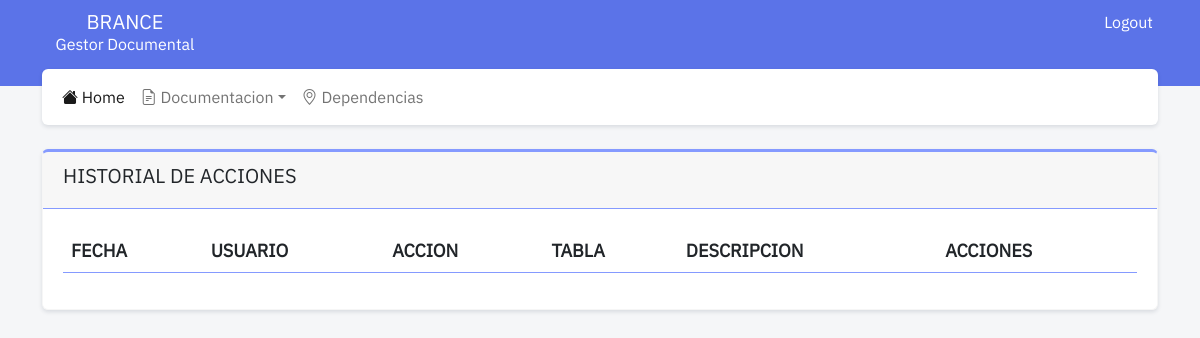
The app's page /historial/administracion (signed in), older data.
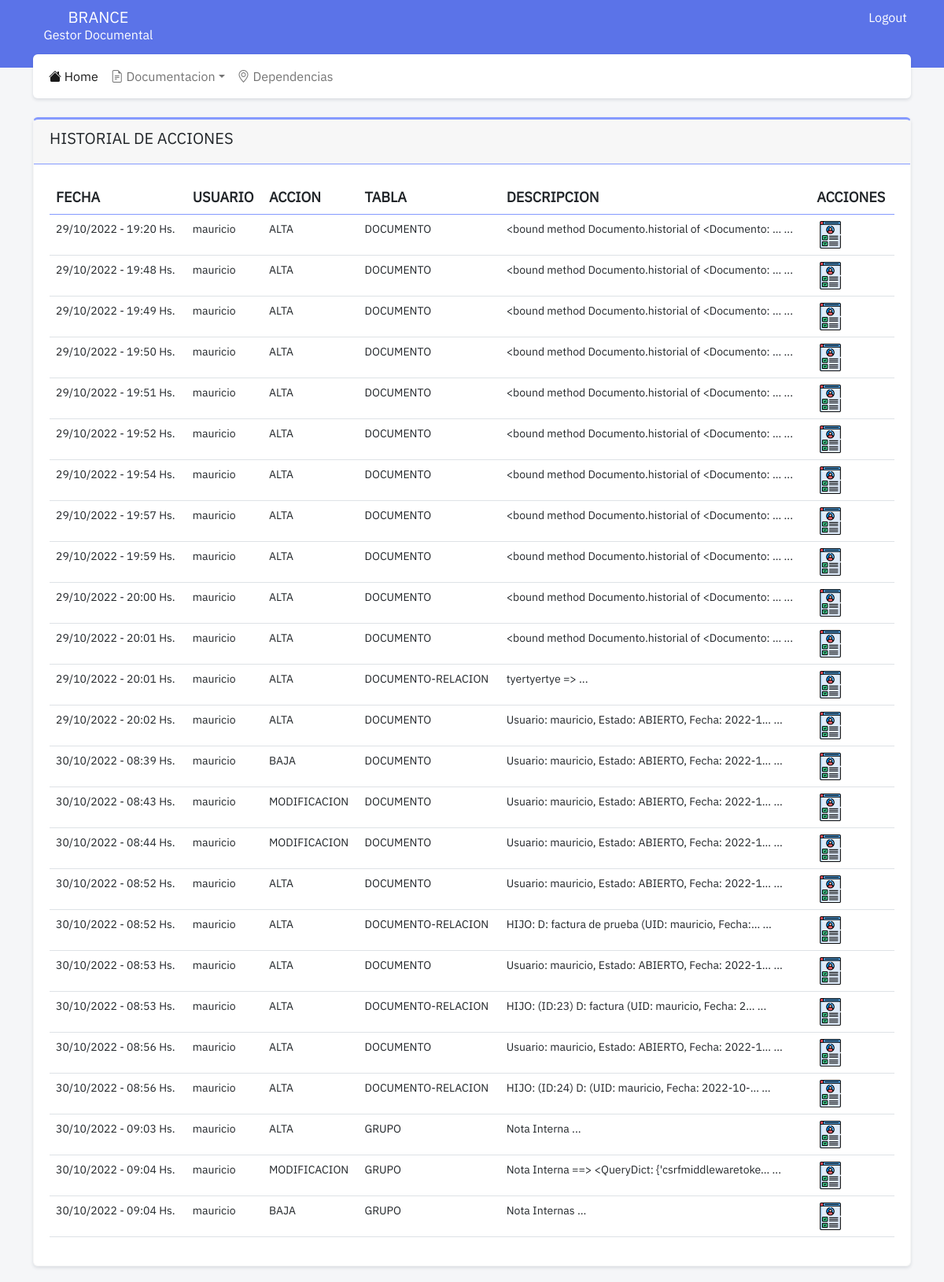
The same page, newer data.
### historial/models.py (models this page shows, shortened)
class Historial(models.Model):
    class Meta:
        verbose_name_plural = "Historiales"
    ACCION_CHOICES = [
        ('A', 'ALTA'),
        ('B', 'BAJA'),
        ('M', 'MODIFICACION')
    ]
    fecha = models.DateTimeField(("Fecha y Hora"), auto_now_add=True)
    usuario = models.CharField(("usuario"), max_length=50)
    accion = models.CharField(("Accion"), max_length=50, choices=ACCION_CHOICES)
    tabla = models.CharField(("Tabla"), max_length=50)
    descripcion = models.TextField(("Descripcion"))

### historial/views.py (the view)
# urls.py: path('administracion', views.administracion, name="historial_administracion"),
@login_required()
def administracion(request):
    if request.user.is_staff == False:
        return redirect('documentacion_index')
    historiales = Historial.objects.all()
    context = {
        'historiales': historiales
    }
    return render(request, 'historial_administracion.html', context)

### historial/templates/historial_administracion.html (shortened to what this page needs)
{% extends 'base.html' %}
{% load static %}
{% block content %}
<div class="card card-alternativo">
    <div class="card-header">
      <div class="row">
        <div class="col">
          <h5>HISTORIAL DE ACCIONES</h5>
        </div>
        <div class="col">
        </div>
      </div>
    </div>
    <div class="card-body">
      <table class="table responsive nowrap" id="tabla_principal">
        <thead>
            <tr>
                <th>FECHA</th>
                <th>USUARIO</th>
                <th>ACCION</th>
                <th>TABLA</th>
                <th>DESCRIPCION</th>
                <th>ACCIONES</th>
            </tr>
        </thead>
        <tbody>
            {% for historial in historiales %}
            <tr>
                <td>{{historial.fecha|date:'d/m/Y - H:i'}} Hs.</td>
                <td>{{historial.usuario}}</td>
                <td>{{historial.get_accion_display}}</td>
                <td>{{historial.tabla}}</td>
                <td>{{historial.descripcion|truncatechars:50}} ...</td>
                <td><a href="{% url 'historial_show' historial.id %}" class="imagen" title="Ver"><img width="35px" src="{% static 'assets/iconos/show.png' %}"></a></td>
            </tr>
            {% endfor %}
        </tbody>
      </table>
    </div>
  </div>
{% endblock content %}

Row changes from the older to the newer data that the page shows:
added Historial: fecha "29/10/2022 - 19:20", usuario "mauricio", accion "ALTA", tabla "DOCUMENTO", descripcion "<bound method Documento.historial of <Documento: …"
added Historial: fecha "29/10/2022 - 19:48", usuario "mauricio", accion "ALTA", tabla "DOCUMENTO", descripcion "<bound method Documento.historial of <Documento: …"
added Historial: fecha "29/10/2022 - 19:49", usuario "mauricio", accion "ALTA", tabla "DOCUMENTO", descripcion "<bound method Documento.historial of <Documento: …"
added Historial: fecha "29/10/2022 - 19:50", usuario "mauricio", accion "ALTA", tabla "DOCUMENTO", descripcion "<bound method Documento.historial of <Documento: …"
added Historial: fecha "29/10/2022 - 19:51", usuario "mauricio", accion "ALTA", tabla "DOCUMENTO", descripcion "<bound method Documento.historial of <Documento: …"
added Historial: fecha "29/10/2022 - 19:52", usuario "mauricio", accion "ALTA", tabla "DOCUMENTO", descripcion "<bound method Documento.historial of <Documento: …"
added Historial: fecha "29/10/2022 - 19:54", usuario "mauricio", accion "ALTA", tabla "DOCUMENTO", descripcion "<bound method Documento.historial of <Documento: …"
added Historial: fecha "29/10/2022 - 19:57", usuario "mauricio", accion "ALTA", tabla "DOCUMENTO", descripcion "<bound method Documento.historial of <Documento: …"
added Historial: fecha "29/10/2022 - 19:59", usuario "mauricio", accion "ALTA", tabla "DOCUMENTO", descripcion "<bound method Documento.historial of <Documento: …"
added Historial: fecha "29/10/2022 - 20:00", usuario "mauricio", accion "ALTA", tabla "DOCUMENTO", descripcion "<bound method Documento.historial of <Documento: …"
added Historial: fecha "29/10/2022 - 20:01", usuario "mauricio", accion "ALTA", tabla "DOCUMENTO", descripcion "<bound method Documento.historial of <Documento: …"
added Historial: fecha "29/10/2022 - 20:01", usuario "mauricio", accion "ALTA", tabla "DOCUMENTO-RELACION", descripcion "tyertyertye =>"
added Historial: fecha "29/10/2022 - 20:02", usuario "mauricio", accion "ALTA", tabla "DOCUMENTO", descripcion "Usuario: mauricio, Estado: ABIERTO, Fecha: 2022-1…"
added Historial: fecha "30/10/2022 - 08:39", usuario "mauricio", accion "BAJA", tabla "DOCUMENTO", descripcion "Usuario: mauricio, Estado: ABIERTO, Fecha: 2022-1…"
added Historial: fecha "30/10/2022 - 08:43", usuario "mauricio", accion "MODIFICACION", tabla "DOCUMENTO", descripcion "Usuario: mauricio, Estado: ABIERTO, Fecha: 2022-1…"
added Historial: fecha "30/10/2022 - 08:44", usuario "mauricio", accion "MODIFICACION", tabla "DOCUMENTO", descripcion "Usuario: mauricio, Estado: ABIERTO, Fecha: 2022-1…"
added Historial: fecha "30/10/2022 - 08:52", usuario "mauricio", accion "ALTA", tabla "DOCUMENTO", descripcion "Usuario: mauricio, Estado: ABIERTO, Fecha: 2022-1…"
added Historial: fecha "30/10/2022 - 08:52", usuario "mauricio", accion "ALTA", tabla "DOCUMENTO-RELACION", descripcion "HIJO: D: factura de prueba (UID: mauricio, Fecha:…"
added Historial: fecha "30/10/2022 - 08:53", usuario "mauricio", accion "ALTA", tabla "DOCUMENTO", descripcion "Usuario: mauricio, Estado: ABIERTO, Fecha: 2022-1…"
added Historial: fecha "30/10/2022 - 08:53", usuario "mauricio", accion "ALTA", tabla "DOCUMENTO-RELACION", descripcion "HIJO: (ID:23) D: factura (UID: mauricio, Fecha: 2…"
added Historial: fecha "30/10/2022 - 08:56", usuario "mauricio", accion "ALTA", tabla "DOCUMENTO", descripcion "Usuario: mauricio, Estado: ABIERTO, Fecha: 2022-1…"
added Historial: fecha "30/10/2022 - 08:56", usuario "mauricio", accion "ALTA", tabla "DOCUMENTO-RELACION", descripcion "HIJO: (ID:24) D: (UID: mauricio, Fecha: 2022-10-…"
added Historial: fecha "30/10/2022 - 09:03", usuario "mauricio", accion "ALTA", tabla "GRUPO", descripcion "Nota Interna"
added Historial: fecha "30/10/2022 - 09:04", usuario "mauricio", accion "MODIFICACION", tabla "GRUPO", descripcion "Nota Interna ==> <QueryDict: {'csrfmiddlewaretoke…"
added Historial: fecha "30/10/2022 - 09:04", usuario "mauricio", accion "BAJA", tabla "GRUPO", descripcion "Nota Internas"
